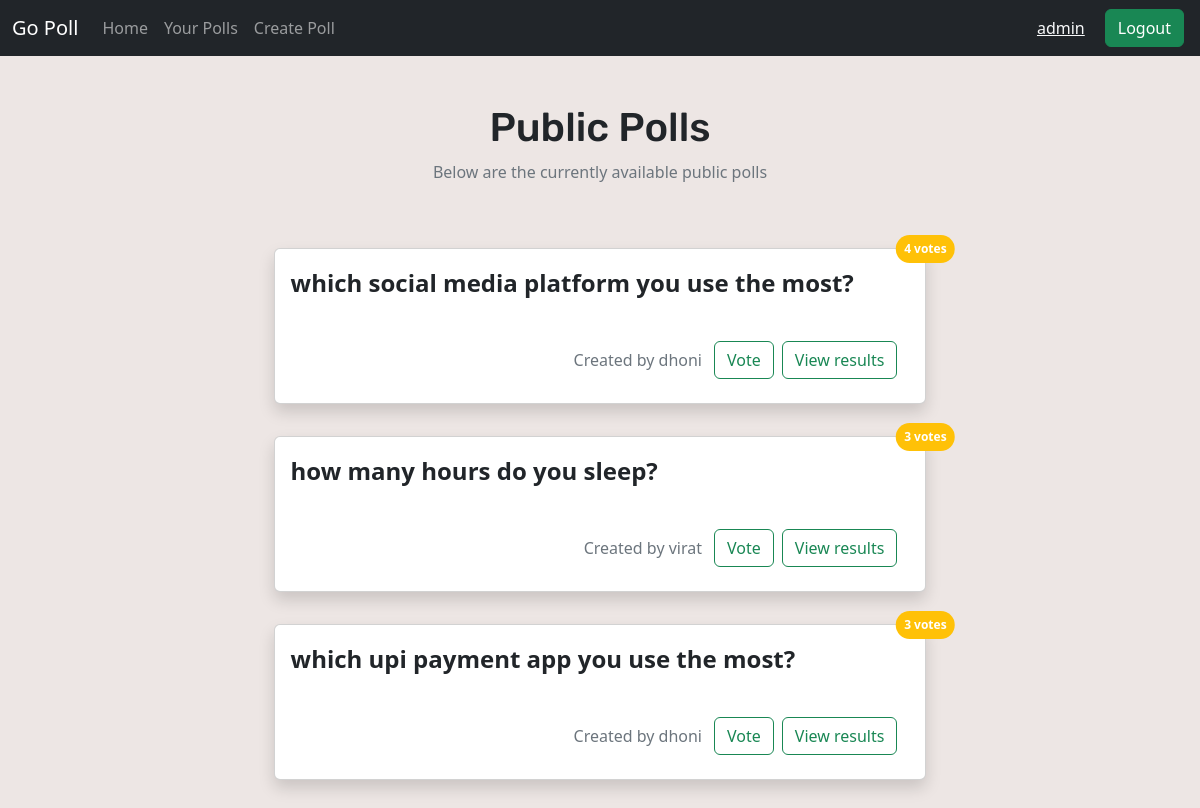
The app's page / (signed in), older data.
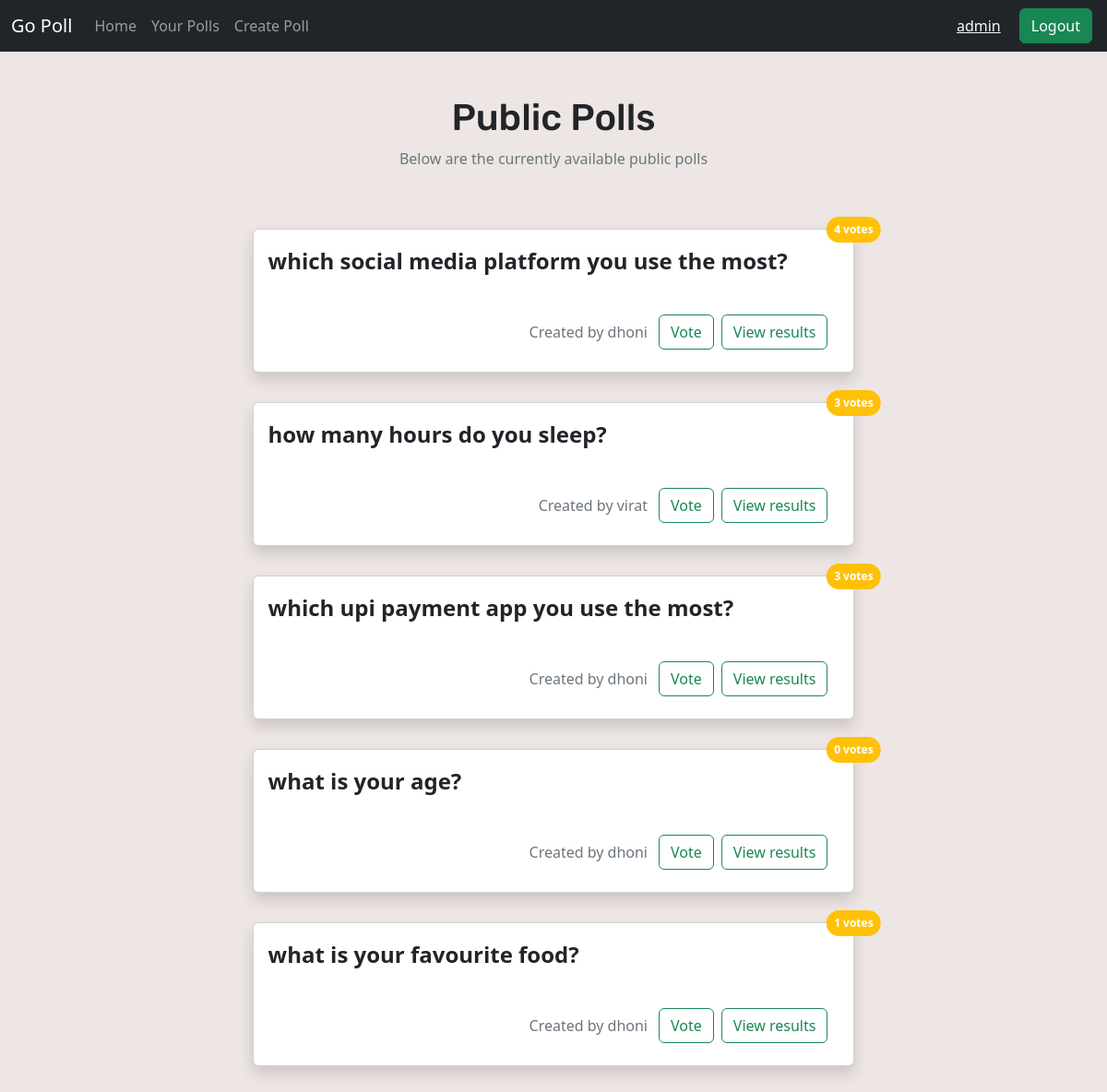
The same page, newer data.
### home/models.py (models this page shows, shortened)
class Poll(models.Model):
    question=models.TextField()
    option_one=models.CharField(max_length=20)
    option_two=models.CharField(max_length=20)
    option_three=models.CharField(max_length=20)
    option_one_count=models.IntegerField(default=0)
    option_two_count=models.IntegerField(default=0)
    option_three_count=models.IntegerField(default=0)
    deadline=models.DateField(default=datetime.now().today())
    created_by=models.CharField(max_length=20,default="user")

### home/views.py (the view)
# urls.py: path("",views.index,name="home"),
def index(request):
    if  request.user.is_anonymous:
        return redirect("/login")
    else:
        polls=Poll.objects.all().exclude(created_by=request.user) #filtering polls not created by logged in user
        template = loader.get_template('index.html')
        context={
            'polls':polls
        }
        return HttpResponse(template.render(context, request))

### templates/index.html
{% extends 'base.html' %}
{% block body %}
<div class="container overflow-hidden" >
    <div class="d-flex flex-column justify-content-center align-items-center flex-column my-5">
        <h1>Public Polls</h1>
        <span class="text-secondary">Below are the currently available public polls</span>
    </div>
    <div class="d-flex justify-content-center align-items-center flex-wrap my-5">
        {% for poll in polls %}
        <div class=" relative card shadow d-flex justify-content-center align-items-center  my-3" style="width: 80%">
            <div class="card-body" style="width: 100%">
              <p class="card-text fw-bolder fs-4 " style:"font-family: 'Poppins', sans-serif">{{poll.question}}</p>
            </div>
            <div class="d-flex justify-content-end align-items-center p-4"  style="width: 100%" >
                <span class="text-secondary mx-2">Created by {{poll.created_by}}</span>
                <a href="vote/{{poll.id}}"><button type="button" class="btn btn-outline-success mx-1">Vote</button></a>
                <a href="result/{{poll.id}}"><button type="button" class="btn btn-outline-success mx-1">View results</button></a>
            </div>
            <span class="position-absolute top-0 start-100 translate-middle badge rounded-pill bg-warning p-2">{{poll.option_one_count|add:poll.option_two_count|add:poll.option_three_count}} votes</span>
        </div>
        {% endfor %}
    </div>
</div>
{% endblock body %}

### templates/base.html (shortened to what this page needs)
<!doctype html>
<html lang="en">
  <head>
    <link href="https://cdn.jsdelivr.net/npm/bootstrap@5.2.3/dist/css/bootstrap.min.css" rel="stylesheet">
    <link rel="stylesheet" href="../static/style.css">
  </head>
  <body>
    <nav class="navbar navbar-expand-lg bg-dark navbar-dark sticky-top">
      <div class="container-fluid">
        <a class="navbar-brand" href="#">Go Poll</a>
        <div class="collapse navbar-collapse" id="navbarSupportedContent">
          <ul class="navbar-nav me-auto mb-2 mb-lg-0">
            <li class="nav-item">
              <a class="nav-link " aria-current="page" href="/">Home</a>
            </li>
            <li class="nav-item">
              <a class="nav-link" href="/user_polls">Your Polls</a>
            </li>
            <li class="nav-item">
              <a class="nav-link" href="/create">Create Poll</a>
            </li>
          </ul>
          <div class="d-flex justify-content-center align-items-center">
            <span class="text-light mx-3 underline"><u>{{request.user}}</u></span>
            <a href="/logout"><button class="btn btn-success mx-1">Logout</button></a>
          </div>
        </div>
      </div>
    </nav>
    {% block body %}{% endblock body %}
  </body>
</html>

### static/style.css (style rules this page uses)
body { background-color: #ede6e4; }
h1 ,h4 { font-family: 'Rubik', sans-serif; }
@media screen and (min-width:920px) { .container { max-width: 70%; } }

Row changes from the older to the newer data that the page shows:
added Poll: question "what is your age?", created_by "dhoni", option_one_count|add "0"
added Poll: question "what is your favourite food?", created_by "dhoni", option_one_count|add "1"
